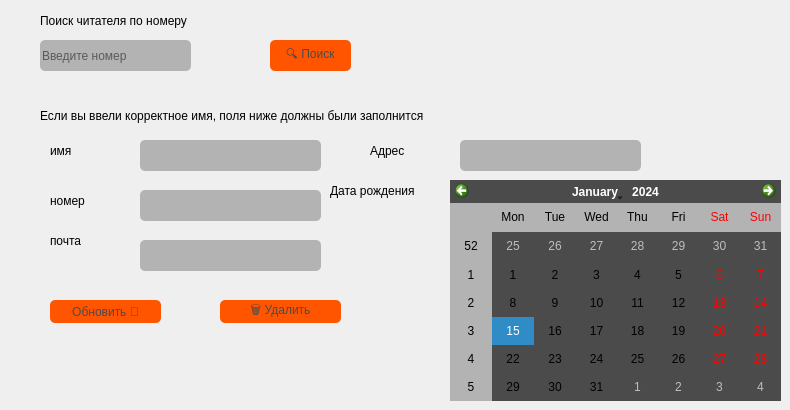
      <widget class="QWidget" name="tab_8">
       <attribute name="title">
        <string>Редакт или удаление</string>
       </attribute>
       <widget class="QLineEdit" name="ledit_search_client_id">
        <property name="geometry">
         <rect>
          <x>40</x>
          <y>40</y>
          <width>151</width>
          <height>31</height>
         </rect>
        </property>
        <property name="styleSheet">
         <string notr="true">alternate-background-color: rgb(85, 170, 255);
background-color: rgb(179, 179, 179);
border-radius: 5px;</string>
        </property>
        <property name="placeholderText">
         <string>Введите номер</string>
        </property>
       </widget>
       <widget class="QLineEdit" name="ledit_update_name_c">
        <property name="geometry">
         <rect>
          <x>140</x>
          <y>140</y>
          <width>181</width>
          <height>31</height>
         </rect>
        </property>
        <property name="styleSheet">
         <string notr="true">alternate-background-color: rgb(85, 170, 255);
background-color: rgb(179, 179, 179);
border-radius: 5px;</string>
        </property>
        <property name="placeholderText">
         <string/>
        </property>
       </widget>
       <widget class="QLabel" name="lbl_search_client_2">
        <property name="geometry">
         <rect>
          <x>40</x>
          <y>10</y>
          <width>371</width>
          <height>21</height>
         </rect>
        </property>
        <property name="styleSheet">
         <string notr="true">font: 14pt &quot;Segoe UI&quot;;</string>
        </property>
        <property name="text">
         <string>Поиск читателя по номеру</string>
        </property>
       </widget>
       <widget class="QPushButton" name="btn_search_client_num">
        <property name="geometry">
         <rect>
          <x>270</x>
          <y>40</y>
          <width>81</width>
          <height>31</height>
         </rect>
        </property>
        <property name="styleSheet">
         <string notr="true">background-color: rgb(255, 85, 0);
color: rgb(75, 75, 75);
font: 9pt &quot;Segoe UI&quot;;
border-radius: 5px;</string>
        </property>
        <property name="text">
         <string>🔍 Поиск</string>
        </property>
       </widget>
       <widget class="QLabel" name="lnl_inf_2">
        <property name="geometry">
         <rect>
          <x>40</x>
          <y>100</y>
          <width>721</width>
          <height>31</height>
         </rect>
        </property>
        <property name="styleSheet">
         <string notr="true">font: 14pt &quot;Segoe UI&quot;;</string>
        </property>
        <property name="text">
         <string>Если вы ввели корректное имя, поля ниже должны были заполнится</string>
        </property>
       </widget>
       <widget class="QLineEdit" name="ledit_update_num_c">
        <property name="geometry">
         <rect>
          <x>140</x>
          <y>190</y>
          <width>181</width>
          <height>31</height>
         </rect>
        </property>
        <property name="styleSheet">
         <string notr="true">alternate-background-color: rgb(85, 170, 255);
background-color: rgb(179, 179, 179);
border-radius: 5px;</string>
        </property>
        <property name="placeholderText">
         <string/>
        </property>
       </widget>
       <widget class="QLineEdit" name="ledit_update_mail_c">
        <property name="geometry">
         <rect>
          <x>140</x>
          <y>240</y>
          <width>181</width>
          <height>31</height>
         </rect>
        </property>
        <property name="styleSheet">
         <string notr="true">alternate-background-color: rgb(85, 170, 255);
background-color: rgb(179, 179, 179);
border-radius: 5px;</string>
        </property>
        <property name="placeholderText">
         <string/>
        </property>
       </widget>
       <widget class="QLabel" name="lbl_update_name_c">
        <property name="geometry">
         <rect>
          <x>50</x>
          <y>140</y>
          <width>71</width>
          <height>21</height>
         </rect>
        </property>
        <property name="styleSheet">
         <string notr="true">font: 9pt &quot;Segoe UI&quot;;</string>
        </property>
        <property name="text">
         <string>имя</string>
        </property>
       </widget>
       <widget class="QLabel" name="lbl_update_num_c">
        <property name="geometry">
         <rect>
          <x>50</x>
          <y>190</y>
          <width>71</width>
          <height>21</height>
         </rect>
        </property>
        <property name="styleSheet">
         <string notr="true">font: 9pt &quot;MS Shell Dlg 2&quot;;
font: 8pt &quot;Segoe UI&quot;;</string>
        </property>
        <property name="text">
         <string>номер</string>
        </property>
       </widget>
       <widget class="QLabel" name="lbl_update_mail_c">
        <property name="geometry">
         <rect>
          <x>50</x>
          <y>230</y>
          <width>71</width>
          <height>21</height>
         </rect>
        </property>
        <property name="styleSheet">
         <string notr="true">font: 9pt &quot;Segoe UI&quot;;</string>
        </property>
        <property name="text">
         <string>почта</string>
        </property>
       </widget>
       <widget class="QPushButton" name="btn_update_client">
        <property name="geometry">
         <rect>
          <x>50</x>
          <y>300</y>
          <width>111</width>
          <height>23</height>
         </rect>
        </property>
        <property name="styleSheet">
         <string notr="true">background-color: rgb(255, 85, 0);
color: rgb(75, 75, 75);
font: 10pt &quot;Segoe UI&quot;;
border-radius: 5px;</string>
        </property>
        <property name="text">
         <string>Обновить 🔄</string>
        </property>
       </widget>
       <widget class="QPushButton" name="btn_del_client">
        <property name="geometry">
         <rect>
          <x>220</x>
          <y>300</y>
          <width>121</width>
          <height>23</height>
         </rect>
        </property>
        <property name="styleSheet">
         <string notr="true">background-color: rgb(255, 85, 0);
color: rgb(75, 75, 75);
font: 10pt &quot;Segoe UI&quot;;
border-radius: 5px;</string>
        </property>
        <property name="text">
         <string>🗑️ Удалить</string>
        </property>
       </widget>
       <widget class="QLabel" name="lbl_update_adres">
        <property name="geometry">
         <rect>
          <x>370</x>
          <y>140</y>
          <width>71</width>
          <height>21</height>
         </rect>
        </property>
        <property name="styleSheet">
         <string notr="true">font: 9pt &quot;Segoe UI&quot;;</string>
        </property>
        <property name="text">
         <string>Адрес</string>
        </property>
       </widget>
       <widget class="QLineEdit" name="ledit_update_adres">
        <property name="geometry">
         <rect>
          <x>460</x>
          <y>140</y>
          <width>181</width>
          <height>31</height>
         </rect>
        </property>
        <property name="styleSheet">
         <string notr="true">alternate-background-color: rgb(85, 170, 255);
background-color: rgb(179, 179, 179);
border-radius: 5px;</string>
        </property>
        <property name="placeholderText">
         <string/>
        </property>
       </widget>
       <widget class="QLabel" name="lbl_update_bdate">
        <property name="geometry">
         <rect>
          <x>330</x>
          <y>180</y>
          <width>111</width>
          <height>21</height>
         </rect>
        </property>
        <property name="styleSheet">
         <string notr="true">font: 9pt &quot;Segoe UI&quot;;</string>
        </property>
        <property name="text">
         <string>Дата рождения</string>
        </property>
       </widget>
       <widget class="QCalendarWidget" name="clndr_wdgt_add_date">
        <property name="geometry">
         <rect>
          <x>450</x>
          <y>180</y>
          <width>331</width>
          <height>221</height>
         </rect>
        </property>
        <property name="styleSheet">
         <string notr="true">background-color: rgb(75, 75, 75);
alternate-background-color: rgb(179, 179, 179);</string>
        </property>
       </widget>
      </widget>
